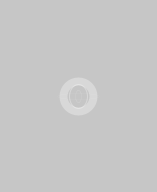
Frame 1 (no input)
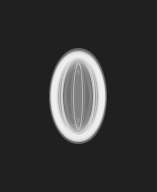
Frame 60 (the mouse pressed at the canvas centre just before this capture)
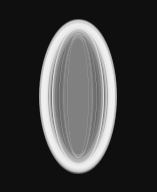
Frame 120 (the mouse held since frame 60 and released just before this capture)

The Processing sketch that drew these frames (run headless with seeded random() and noise(); from frame 60 on, the mouse is pressed at the canvas centre):

// Processing sketch: processing_18251
// ── processing_18251.pde


float x, y;
float velx, vely;
float lim = 30;

void setup() {
  size(157, 192);
  smooth();
  x = lim;
  y = lim;
  velx = 10 / lim;
  vely = 30 / lim;
}

void draw() {
  noStroke();
  fill(0, 8);
  rect (0, 0, width, height);

  ellipseMode(CENTER);
  fill(255, 1);
  for ( int i = 0; i < 5; i++) {
    int m = int ( random ( 5, 10));
    stroke(255, 80);
    strokeWeight (m /((m-i) *i +1));
    ellipse(width/2, height/2, x - 2*m*i, y - m*i);
    m += 2*m;
  }

  if (x > width-10 || x < lim) velx *= (-1);
  if (y > height-5 || y < lim) vely *= (-1);

  x += 1*velx;
  y -= 1*vely;
}
